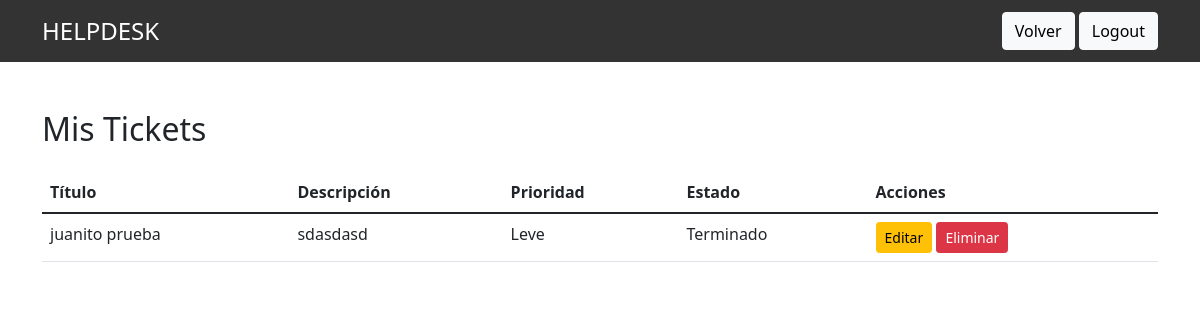
/my-tickets/ (signed in), run on the app's committed database.
### tickets/models.py (models this page shows, shortened)
class Ticket(models.Model):
    PRIORITY_CHOICES = [
        ('low', 'Leve'),
        ('medium', 'Moderada'),
        ('high', 'Grave'),
        ('urgent', 'Urgente'),
    ]
    STATUS_CHOICES = [
        ('sin_asignar', 'Sin asignar'),
        ('en_proceso', 'En proceso'),
        ('escalado', 'Escalado'),
        ('terminado', 'Terminado'),
        ('devuelto', 'Devuelto'),
    ]
    title = models.CharField(max_length=255)
    description = models.TextField()
    priority = models.CharField(max_length=10, choices=PRIORITY_CHOICES)
    status = models.CharField(max_length=20, choices=STATUS_CHOICES, default='sin_asignar')
    created_by = models.ForeignKey(settings.AUTH_USER_MODEL, on_delete=models.CASCADE, related_name='tickets_created')
    assigned_to = models.ForeignKey(settings.AUTH_USER_MODEL, null=True, blank=True, on_delete=models.SET_NULL, related_name='tickets_assigned')
    created_at = models.DateTimeField(auto_now_add=True)

### tickets/views/home_user_tickets.py (the view, shortened to what this page needs)
# urls.py: path('my-tickets/', home_user_tickets, name='home_user_tickets'), #Url cuando el user da el boton de ver ticket creados en home_user
@login_required
def home_user_tickets(request):
    tickets = Ticket.objects.filter(created_by=request.user)
    return render(request, 'tickets/home_user_tickets.html', {'tickets': tickets})

### tickets/templates/tickets/home_user_tickets.html (shortened to what this page needs)
<!DOCTYPE html>
<html lang="es">
<head>
    <link href="https://cdn.jsdelivr.net/npm/bootstrap@5.1.3/dist/css/bootstrap.min.css" rel="stylesheet">
</head>
<body>
    <nav class="navbar navbar-expand-lg navbar-dark">
        <div class="container">
            <span class="navbar-brand font-weight-bold" style="font-size: 24px;">HELPDESK</span>
            <div class="ml-auto">
                <a href="{% url 'home_user' %}" class="btn btn-light">Volver</a>
                <a href="{% url 'logout' %}" class="btn btn-light">Logout</a>
            </div>
        </div>
    </nav>
    <div class="container mt-5">
        <h2 class="mb-4">Mis Tickets</h2>
        <table class="table">
            <thead>
                <tr>
                    <th>Título</th>
                    <th>Descripción</th>
                    <th>Prioridad</th>
                    <th>Estado</th>
                    <th>Acciones</th>
                </tr>
            </thead>
            <tbody>
                {% for ticket in tickets %}
                <tr>
                    <td>{{ ticket.title }}</td>
                    <td>{{ ticket.description }}</td>
                    <td>{{ ticket.get_priority_display }}</td>
                    <td>{{ ticket.get_status_display }}</td>
                    <td>
                        <button class="btn btn-warning btn-sm" data-bs-toggle="modal" data-bs-target="#editModal{{ ticket.id }}">Editar</button>
                        <form action="{% url 'home_user_tickets' %}" method="POST" style="display:inline;">
                            <button type="submit" class="btn btn-danger btn-sm">Eliminar</button>
                        </form>
                    </td>
                </tr>
                {% empty %}
                <tr>
                    <td colspan="5" class="text-center">No tienes tickets creados.</td>
                </tr>
                {% endfor %}
            </tbody>
        </table>
    </div>
</body>
</html>

### tickets/templates/tickets/home_user_tickets.html (style rules this page uses)
body { background: #ffffff; }
.navbar { background-color: rgba(0, 0, 0, 0.8); }
.navbar-brand { color: white; }

### data on the page
Ticket: title "juanito prueba", description "sdasdasd", priority "Leve", status "Terminado"
